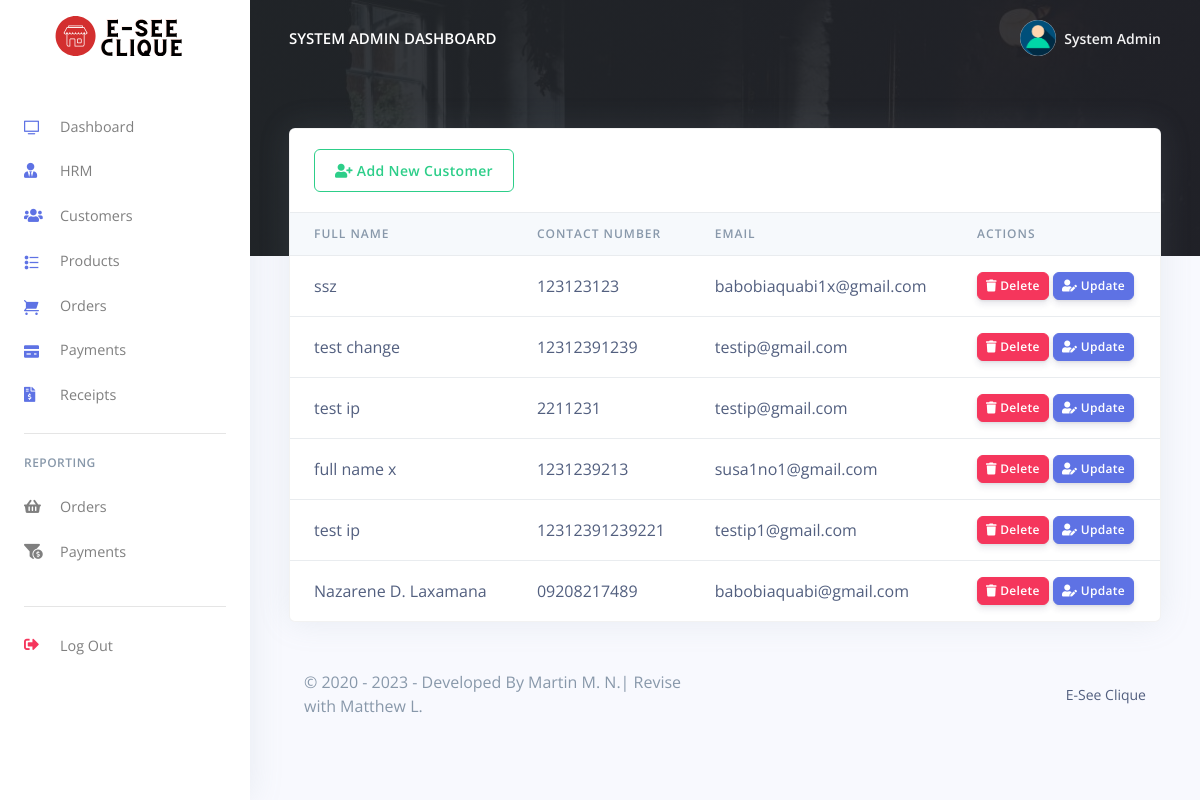
/Restro/admin/customes.php (signed in), run on an earlier commit of the app's database.
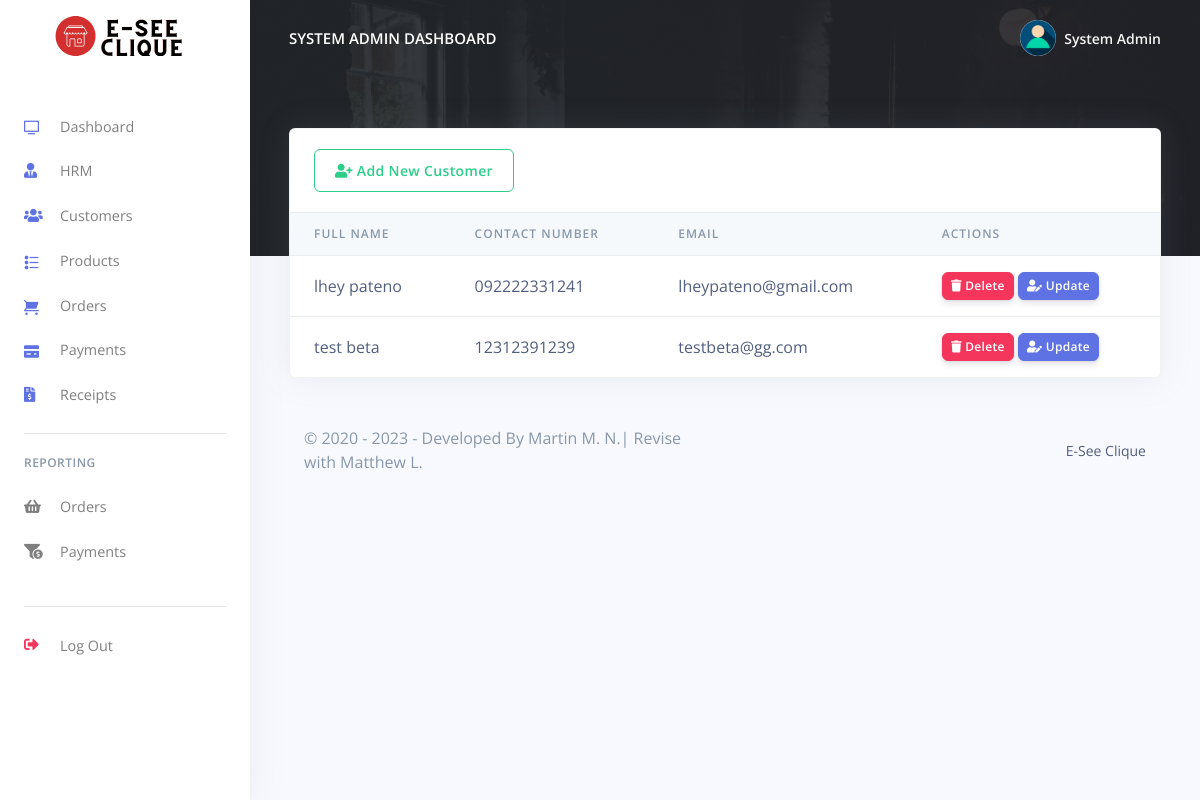
And on a later commit of the database.
### tables this page shows
CREATE TABLE `rpos_admin` (
  `admin_id` varchar(200) NOT NULL,
  `admin_name` varchar(200) NOT NULL,
  `admin_email` varchar(200) NOT NULL,
  `admin_password` varchar(200) NOT NULL
);

CREATE TABLE `rpos_customers` (
  `customer_id` varchar(200) NOT NULL,
  `customer_name` varchar(200) NOT NULL,
  `customer_phoneno` varchar(200) NOT NULL,
  `customer_email` varchar(200) NOT NULL,
  `customer_password` varchar(200) NOT NULL,
  `created_at` timestamp(6) NOT NULL DEFAULT current_timestamp(6) ON UPDATE current_timestamp(6),
  `IP_Address` varchar(50) NOT NULL
);

### Restro/admin/customes.php (the view, shortened to what the changed rows need)
<?php
include('config/config.php');
require_once('partials/_head.php');
?>
<body>
  <?php
  require_once('partials/_sidebar.php');
  ?>
  <div class="main-content">
    <?php
    require_once('partials/_topnav.php');
    ?>
    <div class="container-fluid mt--8">
      <div class="row">
        <div class="col">
          <div class="card shadow">
            <div class="table-responsive">
              <table class="table align-items-center table-flush">
                <thead class="thead-light">
                  <tr>
                    <th scope="col">Full Name</th>
                    <th scope="col">Contact Number</th>
                    <th scope="col">Email</th>
                    <th scope="col">Actions</th>
                  </tr>
                </thead>
                <tbody>
                  <?php
                  $ret = "SELECT * FROM  rpos_customers  ORDER BY `rpos_customers`.`created_at` DESC ";
                  $stmt = $mysqli->prepare($ret);
                  $stmt->execute();
                  $res = $stmt->get_result();
                  while ($cust = $res->fetch_object()) {
                  ?>
                    <tr>
                      <td><?php echo $cust->customer_name; ?></td>
                      <td><?php echo $cust->customer_phoneno; ?></td>
                      <td><?php echo $cust->customer_email; ?></td>
                      <td>
                      <a href="customes?delete=<?php echo $cust->customer_id; ?>" onclick="return confirm('Are you sure you want to delete this customer?');">
                        <button class="btn btn-sm btn-danger">
                          <i class="fas fa-trash"></i>
                          Delete
                        </button>
                      </a>
                        <a href="update_customer?update=<?php echo $cust->customer_id; ?>">
                          <button class="btn btn-sm btn-primary">
                            <i class="fas fa-user-edit"></i>
                            Update
                          </button>
                        </a>
                      </td>
                    </tr>
                  <?php } ?>
                </tbody>
              </table>
            </div>
          </div>
        </div>
      </div>
    </div>
  </div>
</body>
</html>

### Restro/admin/partials/_sidebar.php (shortened to what the changed rows need)
<?php
$admin_id = $_SESSION['admin_id'];
$ret = "SELECT * FROM  rpos_admin  WHERE admin_id = '$admin_id'";
$stmt = $mysqli->prepare($ret);
$stmt->execute();
$res = $stmt->get_result();
while ($admin = $res->fetch_object()) {
?>
  <nav class="navbar navbar-vertical fixed-left navbar-expand-md navbar-light bg-white" id="sidenav-main">
    <div class="container-fluid">
      <a class="navbar-brand pt-0" href="dashboard">
        <img src="assets/img/brand/test.svg" class="navbar-brand-img" alt="..." width="500" height="300">
      </a>
      <div class="collapse navbar-collapse" id="sidenav-collapse-main">
        <ul class="navbar-nav">
          <li class="nav-item">
            <a class="nav-link" href="dashboard">
              <i class="ni ni-tv-2 text-primary"></i> Dashboard
            </a>
          </li>
          <li class="nav-item">
            <a class="nav-link" href="hrm">
              <i class="fas fa-user-tie text-primary"></i> HRM
            </a>
          </li>
          <li class="nav-item">
            <a class="nav-link" href="customes">
              <i class="fas fa-users text-primary"></i> Customers
            </a>
          </li>
          <li class="nav-item">
            <a class="nav-link" href="products">
              <i class="ni ni-bullet-list-67 text-primary"></i>Products
            </a>
          </li>
          <li class="nav-item">
            <a class="nav-link" href="orders">
              <i class="ni ni-cart text-primary"></i> Orders
            </a>
          </li>
          <li class="nav-item">
            <a class="nav-link" href="payments">
              <i class="ni ni-credit-card text-primary"></i> Payments
            </a>
          </li>
          <li class="nav-item">
            <a class="nav-link" href="receipts">
              <i class="fas fa-file-invoice-dollar text-primary"></i> Receipts
            </a>
          </li>
        </ul>
        <hr class="my-3">
        <h6 class="navbar-heading text-muted">Reporting</h6>
        <ul class="navbar-nav mb-md-3">
          <li class="nav-item">
            <a class="nav-link" href="orders_reports">
              <i class="fas fa-shopping-basket"></i> Orders
            </a>
          </li>
          <li class="nav-item">
            <a class="nav-link" href="payments_reports">
              <i class="fas fa-funnel-dollar"></i> Payments
            </a>
          </li>
        </ul>
        <hr class="my-3">
        <ul class="navbar-nav mb-md-3">
          <li class="nav-item">
            <a class="nav-link" href="logout">
              <i class="fas fa-sign-out-alt text-danger"></i> Log Out
            </a>
          </li>
        </ul>
      </div>
    </div>
  </nav>
<?php } ?>

### Restro/admin/partials/_topnav.php (shortened to what the changed rows need)
<?php
$admin_id = $_SESSION['admin_id'];
$ret = "SELECT * FROM  rpos_admin  WHERE admin_id = '$admin_id'";
$stmt = $mysqli->prepare($ret);
$stmt->execute();
$res = $stmt->get_result();
while ($admin = $res->fetch_object()) {
?>
    <nav class="navbar navbar-top navbar-expand-md navbar-dark" id="navbar-main">
        <div class="container-fluid">
            <a class="h4 mb-0 text-white text-uppercase d-none d-lg-inline-block" href="dashboard"><?php echo $admin->admin_name; ?> Dashboard</a>
            <ul class="navbar-nav align-items-center d-none d-md-flex">
                <li class="nav-item dropdown">
                    <a class="nav-link pr-0" href="#" role="button" data-toggle="dropdown" aria-haspopup="true" aria-expanded="false">
                        <div class="media align-items-center">
                            <span class="avatar avatar-sm rounded-circle">
                                <img alt="Image placeholder" src="assets/img/theme/user-a-min.png">
                            </span>
                            <div class="media-body ml-2 d-none d-lg-block">
                                <span class="mb-0 text-sm  font-weight-bold"><?php echo $admin->admin_name; ?></span>
                            </div>
                        </div>
                    </a>
                </li>
            </ul>
        </div>
    </nav>
<?php } ?>

What changed in the data, as far as the page shows it:
removed rpos_customers: customer_name "ssz", customer_phoneno "123123123", customer_email "babobiaquabi1x@gmail.com"
removed rpos_customers: customer_name "test change", customer_phoneno "12312391239", customer_email "testip@gmail.com"
removed rpos_customers: customer_name "test ip", customer_phoneno "2211231", customer_email "testip@gmail.com"
removed rpos_customers: customer_name "full name x", customer_phoneno "1231239213", customer_email "susa1no1@gmail.com"
removed rpos_customers: customer_name "test ip", customer_phoneno "12312391239221", customer_email "testip1@gmail.com"
removed rpos_customers: customer_name "Nazarene D. Laxamana", customer_phoneno "09208217489", customer_email "babobiaquabi@gmail.com"
added rpos_customers: customer_name "lhey pateno", customer_phoneno "092222331241", customer_email "lheypateno@gmail.com"
added rpos_customers: customer_name "test beta", customer_phoneno "12312391239", customer_email "testbeta@gg.com"
